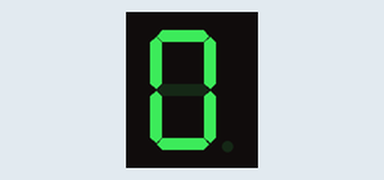
Simulated run of this sketch. Board: Arduino Uno, built with avr-gcc and run on an emulated ATmega328P. On the bench: 1-digit seven-segment display. Wiring (inferred from the names in the program): 1-digit 7-segment display, segments lit when HIGH: segments pin 7, pin 8, pin 9, pin 10, pin 11, pin 12, pin 13. The segment pins are drawn as the display they are named for.

Above: at 0.1 s.
At 0.6 s:
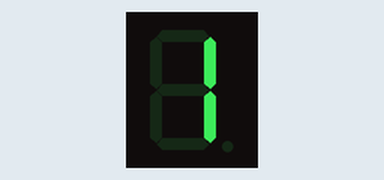
At 1.1 s:
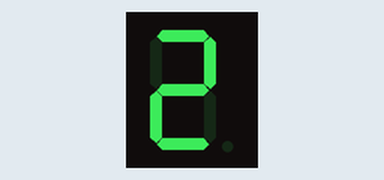
At 2.1 s:
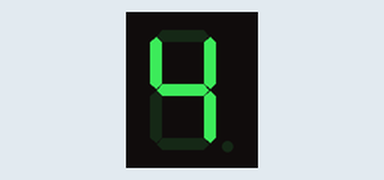
At 3.1 s:
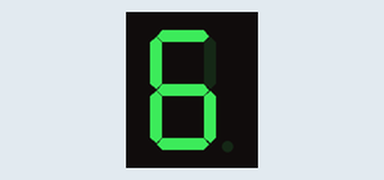
At 4.6 s:
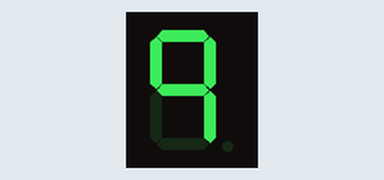

Measured:
- by itself, everything shown: repeats every 5.0 s, in 10 steps
- what the display in image 1 shows lasts 0.5 s, from 0.5 s to 1.0 s

The sketch:

7_Segment_-_Week_2_Task_1.ino
```cpp
// The goal of this program is to use the simplest coding language to display numbers in the 7 Segment display.

// Assigning pin numbers to the segments of the 7-segment display

int A = 7;
int B = 8;
int C = 9;
int D = 10;
int E = 11;
int F = 12;
int G = 13;

// Setting the mode of the pins to output.

void setup() {

  pinMode(7, OUTPUT); // Sets pin 7 - 13 as an OUTPUT for the 7 Segment
  pinMode(8, OUTPUT);
  pinMode(9, OUTPUT);
  pinMode(10, OUTPUT);
  pinMode(11, OUTPUT);
  pinMode(12, OUTPUT);
  pinMode(13, OUTPUT);
}

int time = 500;  // The delay time in milliseconds for each digit

// The main loop that displays the digits from 0 to 9.

void loop() {

  // Zero
  digitalWrite(A, 1);  // Turn on segment A
  digitalWrite(B, 1);  // Turn on segment B
  digitalWrite(C, 1);  // Turn on segment C
  digitalWrite(D, 1);  // Turn on segment D
  digitalWrite(E, 1);  // Turn on segment E
  digitalWrite(F, 1);  // Turn on segment F
  digitalWrite(G, 0);  // Turn off segment G
  delay(time);         // Wait for ""time" 500ms

  // One
  digitalWrite(A, 0);  // Turn off segment A
  digitalWrite(B, 1);  // Turn on segment B
  digitalWrite(C, 1);  // Turn on segment C
  digitalWrite(D, 0);  // Turn off segment D
  digitalWrite(E, 0);  // Turn off segment E
  digitalWrite(F, 0);  // Turn off segment F
  digitalWrite(G, 0);  // Turn off segment G
  delay(time);         // Wait for ""time" 500ms

  // Two
  digitalWrite(A, 1);  // Turn on segment A
  digitalWrite(B, 1);  // Turn on segment B
  digitalWrite(C, 0);  // Turn off segment C
  digitalWrite(D, 1);  // Turn on segment D
  digitalWrite(E, 1);  // Turn on segment E
  digitalWrite(F, 0);  // Turn off segment F
  digitalWrite(G, 1);  // Turn on segment G
  delay(time);         // Wait for ""time" 500ms

  // Three
  digitalWrite(A, 1);  // Turn on segment A
  digitalWrite(B, 1);  // Turn on segment B
  digitalWrite(C, 1);  // Turn on segment C
  digitalWrite(D, 1);  // Turn on segment D
  digitalWrite(E, 0);  // Turn off segment E
  digitalWrite(F, 0);  // Turn off segment F
  digitalWrite(G, 1);  // Turn on segment G
  delay(time);         // Wait for ""time" 500ms

  // Four
  digitalWrite(A, 0);  // Turn off segment A
  digitalWrite(B, 1);  // Turn on segment B
  digitalWrite(C, 1);  // Turn on segment C
  digitalWrite(D, 0);  // Turn off segment D
  digitalWrite(E, 0);  // Turn off segment E
  digitalWrite(F, 1);  // Turn on segment F
  digitalWrite(G, 1);  // Turn on segment G
  delay(time);         // Wait for ""time" 500ms

  // Five
  digitalWrite(A, 1);  // Turn on segment A
  digitalWrite(B, 0);  // Turn off segment B
  digitalWrite(C, 1);  // Turn on segment C
  digitalWrite(D, 1);  // Turn on segment D
  digitalWrite(E, 0);  // Turn off segment E
  digitalWrite(F, 1);  // Turn on segment F
  digitalWrite(G, 1);  // Turn on segment G
  delay(time);         // Wait for ""time" 500ms


  // Six
  digitalWrite(A, 1);  // Turn on segment A
  digitalWrite(B, 0);  // Turn off segment B
  digitalWrite(C, 1);  // Turn on segment C
  digitalWrite(D, 1);  // Turn on segment D
  digitalWrite(E, 1);  // Turn on segment E
  digitalWrite(F, 1);  // Turn on segment F
  digitalWrite(G, 1);  // Turn on segment G
  delay(time);         // Wait for ""time" 500ms

  // Seven
  digitalWrite(A, 1);  // Turn on segment A
  digitalWrite(B, 1);  // Turn on segment B
  digitalWrite(C, 1);  // Turn on segment C
  digitalWrite(D, 0);  // Turn off segment D
  digitalWrite(E, 0);  // Turn off segment E
  digitalWrite(F, 0);  // Turn off segment F
  digitalWrite(G, 0);  // Turn off segment G
  delay(time);         // Wait for ""time" 500ms

  // Eight
  digitalWrite(A, 1);  // Turn on segment A
  digitalWrite(B, 1);  // Turn on segment B
  digitalWrite(C, 1);  // Turn on segment C
  digitalWrite(D, 1);  // Turn on segment D
  digitalWrite(E, 1);  // Turn on segment E
  digitalWrite(F, 1);  // Turn on segment F
  digitalWrite(G, 1);  // Turn on segment G
  delay(time);         // Wait for ""time" 500ms

  // Nine
  digitalWrite(A, 1);  // Turn on segment A
  digitalWrite(B, 1);  // Turn on segment B
  digitalWrite(C, 1);  // Turn on segment B
  digitalWrite(D, 0);  // Turn off segment D
  digitalWrite(E, 0);  // Turn off segment E
  digitalWrite(F, 1);  // Turn on segment F
  digitalWrite(G, 1);  // Turn on segment G
  delay(time);         // Wait for ""time" 500ms
}
```
